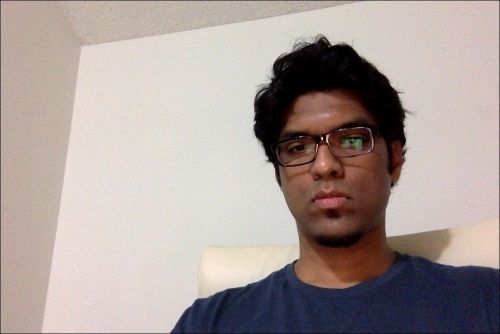
#> input picture 5-visi-komputer/praktikum/Prak11/left1.png, 500 x 334 px, given in place of the camera
$ jupyter execute prak9.ipynb   (text cells are left out)
#> lines starting #> are read from the running program, lines starting #| are printed output that depends on the picture; after the words box and inside, x2 and y2 are one past the last pixel; in counts of white or black regions, pixels touching at a corner belong together
[cell 1]
import cv2

# Compute the frame difference
def frame_diff(prev_frame, cur_frame, next_frame):
    # Absolute difference between current frame and next frame
    diff_frames1 = cv2.absdiff(next_frame, cur_frame)

    # Absolute difference between current frame and # previous frame
    diff_frames2 = cv2.absdiff(cur_frame, prev_frame)

    # Return the result of bitwise 'AND' between the # above two resultant images
    return cv2.bitwise_and(diff_frames1, diff_frames2)

# Capture the frame from webcam
def get_frame(cap):
    # Capture the frame
    ret, frame = cap.read()
#> frame is the input picture: shape (334, 500, 3); mean B, G, R 153.7, 157.2, 169.7

    # Resize the image
    frame = cv2.resize(frame, None, fx=scaling_factor, fy=scaling_factor, interpolation=cv2.INTER_AREA)
#> frame: shape (167, 250, 3)

    # Return the grayscale image
    return cv2.cvtColor(frame, cv2.COLOR_RGB2GRAY)
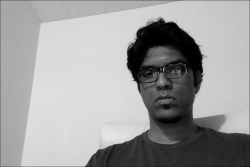
#> returned value: shape (167, 250); min 0, max 232, mean 157.7

if __name__=='__main__':
    cap = cv2.VideoCapture(0)
    scaling_factor = 0.5

    prev_frame = get_frame(cap)
    cur_frame = get_frame(cap)
    next_frame = get_frame(cap)
    # Iterate until the user presses the ESC key
    while True:
        # Display the result of frame differencing
        cv2.imshow("Object Movement", frame_diff(prev_frame, cur_frame, next_frame))
#> in frame_diff, `diff_frames1 = cv2.absdiff(next_frame, cur_frame)`: diff_frames1: shape (167, 250); every value is 0

        # Update the variables
        prev_frame = cur_frame
        cur_frame = next_frame
        next_frame = get_frame(cap)

    # Check if the user pressed ESC
        key = cv2.waitKey(10)
#> (key Esc is pressed here)
        if key == 27:
            break

    cv2.destroyAllWindows()
    cap.release()

[cell 2]
import cv2
import numpy as np

# Capture the input frame from webcam
def get_frame(cap, scaling_factor):
    # Capture the frame from video capture object
    ret, frame = cap.read()

    # Resize the input frame
    frame = cv2.resize(frame, None, fx=scaling_factor, fy=scaling_factor, interpolation=cv2.INTER_AREA)

    return frame

if __name__=='__main__':
    cap = cv2.VideoCapture(0)
    scaling_factor = 0.5

    # Iterate until the user presses ESC key
    while True:
        frame = get_frame(cap, scaling_factor)

        # Convert the HSV colorspace
        hsv = cv2.cvtColor(frame, cv2.COLOR_BGR2HSV)
#> hsv: shape (167, 250, 3); mean H, S, V 29.3, 51.9, 173

        #Define 'blue' range in HSV colorspace
        #lower = np.array([60,100,100])
        #upper = np.array([180,255,255])

        #Define 'green' range in HSV colorspace
        lower = np.array([40, 40, 40])
        upper = np.array([70, 255, 255])

        # Threshold the HSV image to get only blue color
        mask = cv2.inRange(hsv, lower, upper)
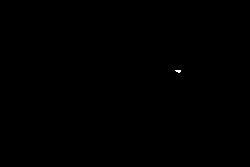
#> mask: shape (167, 250); 0.03% white in thin lines or dots, all inside (x1, y1, x2, y2) = (175, 70, 181, 73)

        # Bitwise-AND mask and original image
        res = cv2.bitwise_and(frame, frame, mask=mask)
        res = cv2.medianBlur(res, 5)
#> res: shape (167, 250, 3); every value is 0
        cv2.imshow('Original image', frame)
        cv2.imshow('Color Detector', res)

        # Check if the user pressed ESC key
        c = cv2.waitKey(5)
#> (key Esc is pressed here)
        if c == 27:
            break

    cv2.destroyAllWindows()

[cell 3]
import sys
import cv2
import numpy as np

class ObjectTracker(object):
    def __init__(self):
        # Initialize the video capture object
        # 0 -> indicates that frame should be captured
        # from webcam
        self.cap = cv2.VideoCapture(0)

        # Capture the frame from the webcam
        ret, self.frame = self.cap.read()

        # Downsampling factor for the input frame
        self.scaling_factor = 0.5
        self.frame = cv2.resize(self.frame, None, fx=self.scaling_factor, fy=self.scaling_factor, interpolation=cv2.INTER_AREA)

        cv2.namedWindow('Object Tracker')
        cv2.setMouseCallback('Object Tracker', self.mouse_event)
        self.selection = None
        self.drag_start = None
        self.tracking_state = 0

    # Method to track mouse events
    def mouse_event(self, event, x, y, flags, param):
        x, y = np.int16([x, y])

        # Detecting the mouse button down event
        if event == cv2.EVENT_LBUTTONDOWN:
            self.drag_start = (x, y)
            self.tracking_state = 0

        if self.drag_start:
            if flags & cv2.EVENT_FLAG_LBUTTON:
                h, w = self.frame.shape[:2]
                xo, yo = self.drag_start
                x0, y0 = np.maximum(0, np.minimum([xo, yo], [x, y]))
                x1, y1 = np.minimum([w, h], np.maximum([xo, yo], [x, y]))
                self.selection = None

                if x1-x0 > 0 and y1-y0 > 0:
                    self.selection = (x0, y0, x1, y1)

            else:
                self.drag_start = None
                if self.selection is not None:
                    self.tracking_state = 1

    # Method to start tracking the object
    def start_tracking(self):
        # Iterate until the user presses the Esc key
        while True:
            # Capture the frame from webcam
            ret, self.frame = self.cap.read()

            # Resize the input frame
            self.frame = cv2.resize(self.frame, None, fx=self.scaling_factor, fy=self.scaling_factor, interpolation=cv2.INTER_AREA)
            vis = self.frame.copy()

            # Convert to HSV colorspace
            hsv = cv2.cvtColor(self.frame, cv2.COLOR_BGR2HSV)
            # Create the mask based on predefined thresholds.
            mask = cv2.inRange(hsv, np.array((0., 60., 32.)), np.array((180., 255., 255.)))
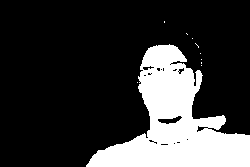
#> mask: shape (167, 250); 22% white; 10 white regions (9 under 20 px), largest, box (x1, y1, x2, y2) and area: (86, 44, 250, 167) 9182

            if self.selection:
                x0, y0, x1, y1 = self.selection
                self.track_window = (x0, y0, x1-x0, y1-y0)
                hsv_roi = hsv[y0:y1, x0:x1]
                mask_roi = mask[y0:y1, x0:x1]

                # Compute the histogram
                hist = cv2.calcHist( [hsv_roi], [0], mask_roi, [16], [0, 180] )

                # Normalize and reshape the histogram
                cv2.normalize(hist, hist, 0, 255, cv2.NORM_MINMAX);
                self.hist = hist.reshape(-1)
                vis_roi = vis[y0:y1, x0:x1]
                cv2.bitwise_not(vis_roi, vis_roi)
                vis[mask == 0] = 0

            if self.tracking_state == 1:
                self.selection = None
                # Compute the histogram back projection
                prob = cv2.calcBackProject([hsv], [0], self.hist, [0, 180], 1)
                prob &= mask
                term_crit = ( cv2.TERM_CRITERIA_EPS | cv2.TERM_CRITERIA_COUNT, 10, 1 )

                # Apply CAMShift on 'prob'
                track_box, self.track_window = cv2.CamShift(prob, self.track_window, term_crit)

                # Draw an ellipse around the object
                cv2.ellipse(vis, track_box, (0, 255, 0), 2)
            cv2.imshow('Object Tracker', vis)

            c = cv2.waitKey(5)
#> (key Esc is pressed here)
            if c == 27:
                break
        cv2.destroyAllWindows()

if __name__ == '__main__':
        ObjectTracker().start_tracking()

[cell 4]
import cv2
import numpy as np

def start_tracking():
    # Capture the input frame
    cap = cv2.VideoCapture(0)

    # Downsampling factor for the image
    scaling_factor = 0.5

    # Number of frames to keep in the buffer when you
    # are tracking. If you increase this number,
    # feature points will have more "inertia"
    num_frames_to_track = 5

    # Skip every 'n' frames. This is just to increase the speed.
    num_frames_jump = 2

    tracking_paths = []
    frame_index = 0
    # 'winSize' refers to the size of each patch. These patches
    # are the smallest blocks on which we operate and track
    # the feature points. You can read more about the parameters
    # here: http://goo.gl/ulwqLk
    tracking_params = dict(winSize = (11, 11), maxLevel = 2, criteria = (cv2.TERM_CRITERIA_EPS | cv2.TERM_CRITERIA_COUNT, 10, 0.03))

    # Iterate until the user presses the ESC key
    while True:
        # read the input frame
        ret, frame = cap.read()
        # downsample the input frame
        frame = cv2.resize(frame, None, fx=scaling_factor, fy=scaling_factor, interpolation=cv2.INTER_AREA)
        frame_gray = cv2.cvtColor(frame, cv2.COLOR_BGR2GRAY)
        output_img = frame.copy()

        if len(tracking_paths) > 0:
            prev_img, current_img = prev_gray, frame_gray
            feature_points_0 = np.float32([tp[-1] for tp in tracking_paths]).reshape(-1, 1, 2)

            # Compute feature points using optical flow. You can
            # refer to the documentation to learn more about the
            # parameters here: http://goo.gl/t6P4SE
            feature_points_1, _, _ = cv2.calcOpticalFlowPyrLK(prev_img, current_img, feature_points_0, None, **tracking_params)
            feature_points_0_rev, _, _ = cv2.calcOpticalFlowPyrLK(current_img, prev_img, feature_points_1, None, **tracking_params)

            # Compute the difference of the feature points
            diff_feature_points = abs(feature_points_0-
            feature_points_0_rev).reshape(-1, 2).max(-1)

            # threshold and keep the good points
            good_points = diff_feature_points < 1
            new_tracking_paths = []

            for tp, (x, y), good_points_flag in zip(tracking_paths, feature_points_1.reshape(-1, 2), good_points):
                if not good_points_flag:
                    continue
                tp.append((x, y))

                # Using the queue structure i.e. first in,
                # first out
                if len(tp) > num_frames_to_track:
                    del tp[0]

                new_tracking_paths.append(tp)

                # draw green circles on top of the output image
                cv2.circle(output_img, (int(x), int(y)), 3, (0, 255, 0), -1)

            tracking_paths = new_tracking_paths

            # draw green lines on top of the output image
            cv2.polylines(output_img, [np.int32(tp) for tp in tracking_paths], False, (0, 150, 0))

            # 'if' condition to skip every 'n'th frame
        if not frame_index % num_frames_jump:
            mask = np.zeros_like(frame_gray)
            mask[:] = 255
            for x, y in [np.int32(tp[-1]) for tp in tracking_paths]:
                cv2.circle(mask, (x, y), 6, 0, -1)

            # Extract good features to track. You can learn more
            # about the parameters here: http://goo.gl/BI2Kml
            feature_points = cv2.goodFeaturesToTrack(frame_gray, mask = mask, maxCorners = 500, qualityLevel = 0.3, minDistance = 7, blockSize = 7)
#> feature_points = 18 rows, first 8: [161, 19], [195, 116], [160, 70], [137, 83], [203, 56], [147, 128], [139, 31], [99, 150]
            if feature_points is not None:
                for x, y in np.float32(feature_points).reshape (-1, 2):
                    tracking_paths.append([(x, y)])
#> this loop made 18 passes
#> (x, y) on passes 1 to 12: (161, 19), (195, 116), (160, 70), (137, 83), (203, 56), (147, 128), (139, 31), (99, 150), (134, 39), (174, 23), (180, 72), (165, 82)
#> after the loop, tracking_paths = [[(161, 19)], [(195, 116)], [(160, 70)], [(137, 83)], [(203, 56)], [(147, 128)], [(139, 31)], [(99, 150)], [(134, 39)], [(174, 23)], [(180, 72)], [(165, 82)], [(198, 46)], [(220, 128)], [(128, 65)], [(144, 63)], [(129, 50)], [(146, 135)]]

        frame_index += 1
        prev_gray = frame_gray

        cv2.imshow('Optical Flow', output_img)
        # Check if the user pressed the ESC key
        c = cv2.waitKey(1)
#> (key Esc is pressed here)
        if c == 27:
            break

if __name__ == '__main__':
    start_tracking()
    cv2.destroyAllWindows()

[cell 5]
import cv2
import numpy as np

# Capture the input frame
def get_frame(cap, scaling_factor=0.5):
    ret, frame = cap.read()

    # Resize the frame
    frame = cv2.resize(frame, None, fx=scaling_factor, fy=scaling_factor, interpolation=cv2.INTER_AREA)
    return frame

if __name__=='__main__':
    # Initialize the video capture object
    cap = cv2.VideoCapture(0)

    # Create the background subtractor object
    bgSubtractor = cv2.createBackgroundSubtractorKNN()
    # This factor controls the learning rate of the algorithm.
    # The learning rate refers to the rate at which your model
    # will learn about the background. Higher value for
    # 'history' indicates a slower learning rate.
    #You can play with this parameter to see how it affects the output.
    history = 100

    # Iterate until the user presses the ESC key
    while True:
        frame = get_frame(cap, 0.5)
        # Apply the background subtraction model to the # input frame
        mask = bgSubtractor.apply(frame, learningRate=1.0/history)
#> mask: shape (167, 250); every value is 255


        # Convert from grayscale to 3-channel RGB
        mask = cv2.cvtColor(mask, cv2.COLOR_GRAY2BGR)
#> mask: shape (167, 250, 3); every value is 255
        cv2.imshow('Input frame', frame)
        cv2.imshow('Moving Objects', mask & frame)

        # Check if the user pressed the ESC key
        c = cv2.waitKey(10)
#> (key Esc is pressed here)
        if c == 27:
            break
    cap.release()
    cv2.destroyAllWindows()

$ run again, on 5-visi-komputer/praktikum/Prak11/right1.png
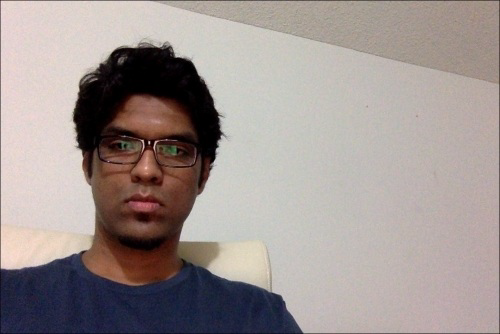
#> input picture 5-visi-komputer/praktikum/Prak11/right1.png, 500 x 334 px, given in place of the camera
#> in get_frame, frame is the input picture: shape (334, 500, 3); mean B, G, R 145.5, 148.4, 158.8
#> frame: shape (167, 250, 3)
#> in get_frame, `return cv2.cvtColor(frame, cv2.COLOR_RGB2GRAY)`:
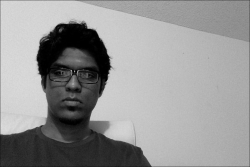
#> returned value: shape (167, 250); min 0, max 220, mean 148.9
#> diff_frames1: shape (167, 250); every value is 0
#> hsv: shape (167, 250, 3); mean H, S, V 32.1, 48.8, 162.1
#> in start_tracking, `mask = cv2.inRange(hsv, np.array((0., 60., 32.)), np.array((180., 255...`:
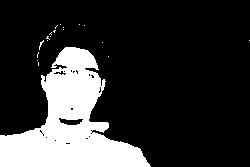
#> mask: shape (167, 250); 20.5% white; 19 white regions (18 under 20 px), largest, box (x1, y1, x2, y2) and area: (0, 47, 151, 167) 8489
#> feature_points = 20 rows, first 8: [88, 26], [93, 118], [111, 67], [72, 72], [94, 31], [44, 122], [41, 77], [140, 149]
#> the loop in start_tracking, `for x, y in np.float32(feature_points).reshape (-1, 2):` made 20 passes
#> after the loop in start_tracking, `for x, y in np.float32(feature_points).reshape (-1, 2):`: tracking_paths = [[(88, 26)], [(93, 118)], [(111, 67)], [(72, 72)], [(94, 31)], [(44, 122)], [(41, 77)], [(140, 149)], [(58, 26)], [(42, 41)], [(77, 85)], [(69, 84)], [(106, 132)], [(2, 131)], [(110, 58)], [(36, 58)], [(52, 30)], [(58, 61)], [(106, 78)], [(63, 73)]]
